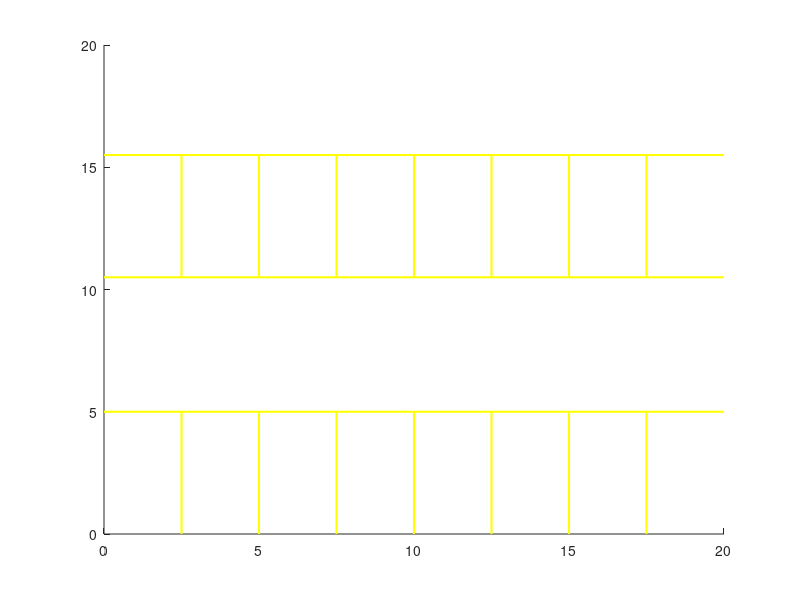

MATLAB code to generate this figure: (Note: this script raises an error after producing the figure.)
clc; clear; 

%% Initial vehicle pose based on world coordinate system
x_v= 13.75;
y_v= 2.5;
theta_vehicle = deg2rad(90);
%% Vehicle information
v = 1; % vehicle speed (m/s)
L = 2.7; % wheelbase (m)
%% Steering constraints
%최대조향각도 limit :-40.95<x<40.95 deg
steer_limit = deg2rad(40.95);
% 최대 조향각속도 limit : 24 deg/s
steer_rate_limit = deg2rad(24); 
cmd_sta = deg2rad(0); % initial vehicle steering angle (deg)
%% target path (1/2): setting of left and right lines
path_lx = [0:12.5/100:12.5 - 12.5/100,12.5* ones(1,51)]; % left x
path_ly = [5 * ones(1,100), 5:-5/50:0 ]; % left y
% path_rx = [0:15/100:15-15/100 , 15*ones(1,51)]; % right x
% path_ry = [10.5 * ones(1,100), 10.5:-10.5/50:0 ]; % right y
path_rx = [0: 0.16 :16 , 16:-0.02:15+0.02];
path_ry = [10.5 * ones(1,100), 10.5:-10.5/50:0 ];
% 약간 돌면서
%% target path (2/2): waypoint generation
for i = 1:1:length(path_lx) path_cx(i) = (path_lx(i)+path_rx(i))/2;
path_cy(i) = (path_ly(i)+path_ry(i))/2;
end
path_x = fliplr(path_cx);
path_y = fliplr(path_cy);
%% 밑그림 그리기
figure(); hold on; 
set(gca,'color',[0.5, 0.5, 0.5]);
parking_line1 = [0. 5; 20, 5];
plot(parking_line1(:,1),parking_line1(:,2),'y','LineWidth',1.5);
parking_line2 = [0. 10.5; 20, 10.5];
plot(parking_line2(:,1),parking_line2(:,2),'y','LineWidth',1.5);
parking_line4 = [0. 15.5; 20, 15.5];
plot(parking_line4(:,1),parking_line4(:,2),'y','LineWidth',1.5);
parking_line3 = [2.5, 5, 7.5, 10, 12.5, 15, 17.5];
for i = 1 : length(parking_line3)
plot(parking_line3(i)*ones(2,1),[5,0],'y','LineWidth',1.5);
plot(parking_line3(i)*ones(2,1),[15.5,10.5],'y','LineWidth',1.5);
end
shape_ox = [0.9 0.9 -0.9 -0.9];
shape_oy = [-2.28, 2.28, 2.28, -2.28];
pos_ox = [1.25, 3.75, 6.25, 8.75, 11.25, 16.25, 18.75, 1.25, 3.75, 6.25, 8.75, 11.25, 13.75, 16.25, 18.75];
pos_oy = [ 2.5, 2.5, 2.5, 2.5, 2.5, 2.5, 2.5, 13, 13, 13, 13, 13, 13, 13, 13];
Obstacle_x = zeros(15,1,4);
Obstacle_y = zeros(15,1,4);
for i = 1:1: 15
Obstacle_x(i,:) = shape_ox + ones(1,4)*pos_ox(i);
Obstacle_y(i,:) = shape_oy + ones(1,4)*pos_oy(i); 
for i = 1:1:15
obstacle(i) = fill(Obstacle_x(i,:),Obstacle_y(i,:),[0.9 , 0.9, 0.9],'EraseMode','normal');
% 주차된 자동차 그리기
end
end
shape_vx = [-2.28, 2.28, 2.28, -2.28]; % 차량 그림 (차량의 중심점 기준)
shape_vy = [0.9 0.9 -0.9 -0.9];
shape_fx = [-0.32 0.32 0.32 -0.32]; % 앞바퀴 그림
shape_fy = [0.20 0.20 -0.20 -0.20];
shape_rx = [-0.32 0.32 0.32 -0.32]; % 뒷바퀴 그림
shape_ry = [0.20 0.20 -0.20 -0.20];
fd = [1.35, 0];
dfx = cos(theta_vehicle)*fd(1) - sin(theta_vehicle)*fd(2);
dfy = sin(theta_vehicle)*fd(1) + cos(theta_vehicle)*fd(2);
rd = [-1.35, 0];
drx = cos(theta_vehicle)*rd(1) - sin(theta_vehicle)*rd(2);
dry = sin(theta_vehicle)*rd(1) + cos(theta_vehicle)*rd(2);
dd = [fd;rd];
vehicle = fill(shape_vx,shape_vy,'w','EraseMode','normal');
fw = fill(shape_fx+fd(1) ,shape_fy+fd(2),'r','EraseMode','normal');
rw = fill(shape_rx+rd(1) ,shape_ry+rd(2),'b','EraseMode','normal');
pd = plot(dd(:,1),dd(:,2),'k','LineWidth',2);
log_fx = zeros(1,2);
log_rx = zeros(1,2);
log_v = zeros(1,8); % 차량의 박스의 모서리 좌표를 저장
pfw = plot(log_fx(:,1),log_fx(:,2),'r.');
prw = plot(log_rx(:,1),log_rx(:,2),'b.');
pfr = plot(log_v(:,1),log_v(:,2),'k.','MarkerSize',0.5);
pfl = plot(log_v(:,3),log_v(:,4),'k.','MarkerSize',0.5);
prr = plot(log_v(:,5),log_v(:,6),'k.','MarkerSize',0.5);
prl = plot(log_v(:,7),log_v(:,8),'k.','MarkerSize',0.5);
pl4 = fplot(@(x1) x1,'r');
pl5 = fplot(@(x1) x1,'b');
cx1 = path_x(1); 
cy1 = path_y(1);
pl6 = plot(cx1,cy1,'go'); 
plot(path_lx,path_ly,'r:','LineWidth',2);
plot(path_rx,path_ry,'b:','LineWidth',2);
plot(path_x,path_y,'g:','LineWidth',2);
%% Simulation
j = 0;
prev_sta_rad = 0;
k = 0.5;
sim_time = 35;
dt = 0.01;
look_ahead_idx = 5; % current waypoint idx + 5
esp = 10^(-4); % avoiding x0, /0
for i = 0:dt:sim_time
    %% Find closest pointfunction 
    idx = find_closest_point(x_v+dfx ,y_v+dfy ,path_x ,path_y);
    
    look_ahead_point = idx + look_ahead_idx;
    cx1 = path_x(look_ahead_point);
    cy1 = path_y(look_ahead_point);

    if (look_ahead_point == length(path_x)) % Check end condition 
        break;
    else
        cx2 = path_x(look_ahead_point+1) + esp;
        cy2 = path_y(look_ahead_point+1) + esp;
    end 
    %% Calculation x 
    slope_path = (cy2-cy1)/(cx2-cx1);
    fn_path = @(x1) slope_path * (x1 - cx1) + cy1;   % 차량과 가까운 점(cx1,cy1)을 지나는 직선방정식 "f_path = slope_path(x-cx1)+cy1"

    % X, 이탈거리 계산
    X = abs( (slope_path * (x_v) ) + (-1 * (y_v) ) - slope_path * cx1 + cy1) / sqrt(slope_path^2 + 1);

    theta_path = atan2(cy2-cy1,cx2-cx1);
    % 이탈거리 부호 판별
    lateral_flag =  (x_v - cx1)*sin(-theta_path) + (y_v - cy1)*cos(-theta_path);
    if lateral_flag > 0
        X = -X;
    end
    %% Calculation alpha
    alpha = atan2(k*X,v);
    
    %% Calculation thete error
    A = (dfy-dry)/(dfx-drx);
    Vehicle_heading = @(x2) A * (x2 - drx-x_v) + dry+y_v;  % 차량의 진행방향(yaw) 직선방정식

    theta_path = atan2(cy2-cy1,cx2-cx1);
    theta_e = theta_path - theta_vehicle;

    sta_cmd_rad = alpha + theta_e;
    %% Check constraints
    %------------steering 각속도 Limit------------%

    if abs(sta_cmd_rad-prev_sta_rad) > steer_rate_limit*dt
        if sta_cmd_rad > prev_sta_rad 
                sta_cmd_rad = prev_sta_rad + steer_rate_limit*dt;
        else
                sta_cmd_rad = prev_sta_rad - steer_rate_limit*dt;
        end
    end
    %---------------Steering_angle_Limit---------------%
    if sta_cmd_rad > steer_limit
        sta_cmd_rad = steer_limit;
    elseif sta_cmd_rad < -steer_limit
        sta_cmd_rad = -steer_limit;
    end

    prev_sta_rad = sta_cmd_rad;

    cmd_sta = sta_cmd_rad;


    %% Update vehicle 
    x_v = x_v + v * cos( theta_vehicle + cmd_sta ) * dt;
    y_v = y_v + v * sin( theta_vehicle + cmd_sta ) * dt;
    theta_vehicle = theta_vehicle + v * tan(cmd_sta)/L * dt;
    
    dfx = cos(theta_vehicle)*fd(1) - sin(theta_vehicle)*fd(2);
    dfy = sin(theta_vehicle)*fd(1) + cos(theta_vehicle)*fd(2);
    drx = cos(theta_vehicle)*rd(1) - sin(theta_vehicle)*rd(2);
    dry = sin(theta_vehicle)*rd(1) + cos(theta_vehicle)*rd(2);
    
    updatedFx = [shape_fx(1) * cos(theta_vehicle+cmd_sta) - shape_fy(1) * sin(theta_vehicle+cmd_sta) + dfx + x_v
        shape_fx(2) * cos(theta_vehicle+cmd_sta) - shape_fy(2) * sin(theta_vehicle+cmd_sta) + dfx + x_v
        shape_fx(3) * cos(theta_vehicle+cmd_sta) - shape_fy(3) * sin(theta_vehicle+cmd_sta) + dfx + x_v
        shape_fx(4) * cos(theta_vehicle+cmd_sta) - shape_fy(4) * sin(theta_vehicle+cmd_sta) + dfx + x_v];
    updatedFy = [shape_fx(1) * sin(theta_vehicle+cmd_sta) + shape_fy(1) * cos(theta_vehicle+cmd_sta) + dfy + y_v
        shape_fx(2) * sin(theta_vehicle+cmd_sta) + shape_fy(2) * cos(theta_vehicle+cmd_sta) + dfy + y_v
        shape_fx(3) * sin(theta_vehicle+cmd_sta) + shape_fy(3) * cos(theta_vehicle+cmd_sta) + dfy + y_v
        shape_fx(4) * sin(theta_vehicle+cmd_sta) + shape_fy(4) * cos(theta_vehicle+cmd_sta) + dfy + y_v];
    
    updatedRx = [shape_rx(1) * cos(theta_vehicle) - shape_ry(1) * sin(theta_vehicle) + drx + x_v
        shape_rx(2) * cos(theta_vehicle) - shape_ry(2) * sin(theta_vehicle) + drx + x_v
        shape_rx(3) * cos(theta_vehicle) - shape_ry(3) * sin(theta_vehicle) + drx + x_v
        shape_rx(4) * cos(theta_vehicle) - shape_ry(4) * sin(theta_vehicle) + drx + x_v];
    updatedRy = [shape_rx(1) * sin(theta_vehicle) + shape_ry(1) * cos(theta_vehicle) + dry + y_v
        shape_rx(2) * sin(theta_vehicle) + shape_ry(2) * cos(theta_vehicle) + dry + y_v
        shape_rx(3) * sin(theta_vehicle) + shape_ry(3) * cos(theta_vehicle) + dry + y_v
        shape_rx(4) * sin(theta_vehicle) + shape_ry(4) * cos(theta_vehicle) + dry + y_v];
    updatedVx = [shape_vx(1) * cos(theta_vehicle) - shape_vy(1) * sin(theta_vehicle) + x_v
        shape_vx(2) * cos(theta_vehicle) - shape_vy(2) * sin(theta_vehicle) + x_v
        shape_vx(3) * cos(theta_vehicle) - shape_vy(3) * sin(theta_vehicle) + x_v
        shape_vx(4) * cos(theta_vehicle) - shape_vy(4) * sin(theta_vehicle) + x_v];
    updatedVy = [shape_vx(1) * sin(theta_vehicle) + shape_vy(1) * cos(theta_vehicle) + y_v
        shape_vx(2) * sin(theta_vehicle) + shape_vy(2) * cos(theta_vehicle) + y_v
        shape_vx(3) * sin(theta_vehicle) + shape_vy(3) * cos(theta_vehicle) + y_v
        shape_vx(4) * sin(theta_vehicle) + shape_vy(4) * cos(theta_vehicle) + y_v];
    
    dfx = cos(theta_vehicle)*fd(1) - sin(theta_vehicle)*fd(2);
    dfy = sin(theta_vehicle)*fd(1) + cos(theta_vehicle)*fd(2);
    drx = cos(theta_vehicle)*rd(1) - sin(theta_vehicle)*rd(2);
    dry = sin(theta_vehicle)*rd(1) + cos(theta_vehicle)*rd(2);
    dd = [dfx+x_v, dfy+y_v ; drx+x_v , dry+y_v ];
    j = j+1;
    log_fw(j,:) = dd(1,:);
    log_rw(j,:) = dd(2,:);
    log_v(j,1:2) = [ updatedVx(1), updatedVy(1)];
    log_v(j,3:4) = [ updatedVx(2), updatedVy(2)];
    log_v(j,5:6) = [ updatedVx(3), updatedVy(3)];
    log_v(j,7:8) = [ updatedVx(4), updatedVy(4)];

    set(vehicle, 'Xdata', updatedVx,'Ydata', updatedVy); 
    set(fw, 'Xdata', updatedFx,'Ydata', updatedFy); 
    set(rw, 'Xdata', updatedRx,'Ydata', updatedRy);
    set(pd, 'Xdata', dd(:,1),'Ydata',dd(:,2)); 
    set(pfw, 'Xdata', log_fw(:,1),'Ydata',log_fw(:,2)); 
    set(prw, 'Xdata', log_rw(:,1),'Ydata',log_rw(:,2)); 
    set(pfr, 'Xdata', log_v(:,1),'Ydata',log_v(:,2)); 
    set(pfl, 'Xdata', log_v(:,3),'Ydata',log_v(:,4)); 
    set(prr, 'Xdata', log_v(:,5),'Ydata',log_v(:,6)); 
    set(prl, 'Xdata', log_v(:,7),'Ydata',log_v(:,8)); 
    
    set(pl4, 'Function',fn_path);
    set(pl5, 'Function',Vehicle_heading);
    set(pl6,'Xdata',cx1,'Ydata',cy1);
    
    drawnow limitrate
    axis([0 20 0 20]);
end